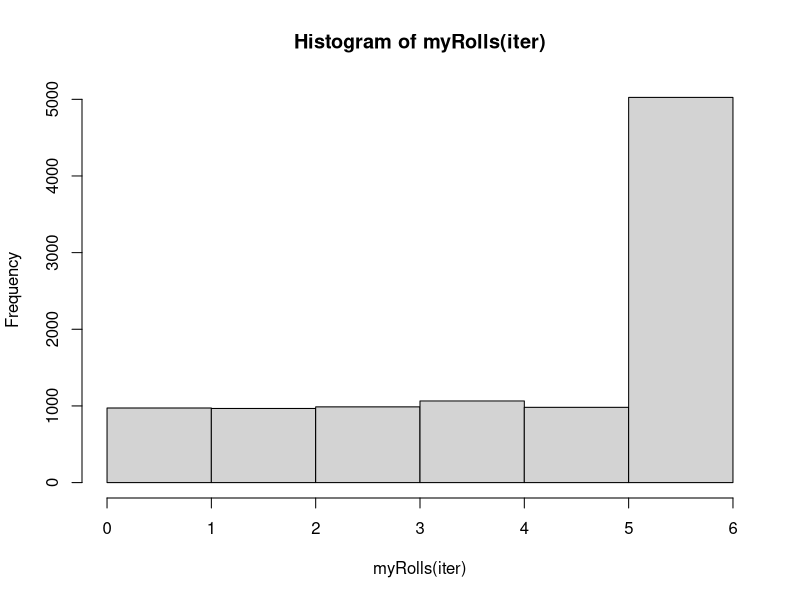
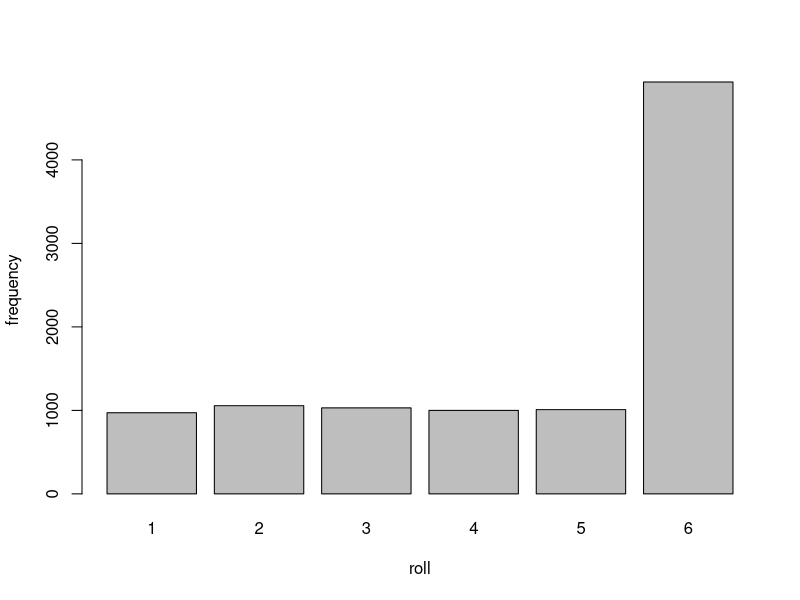
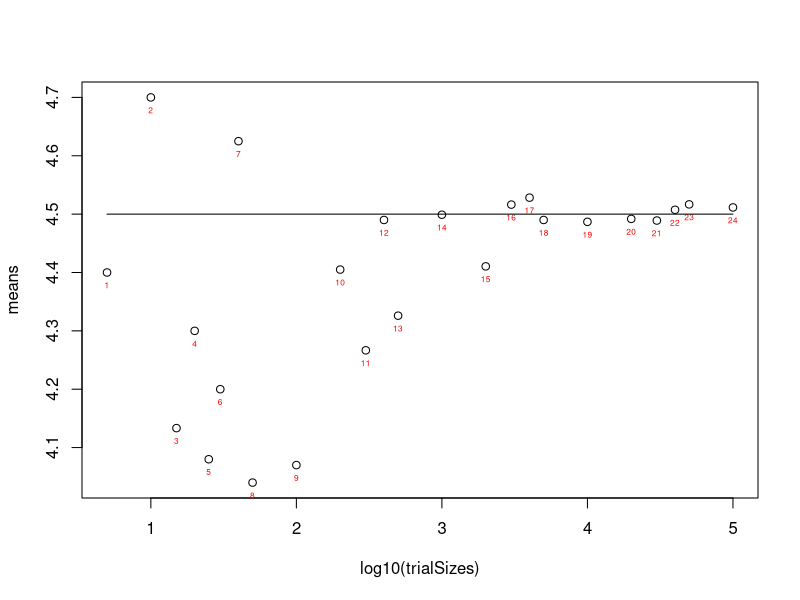

The R source for these figures, in order: (Note: this script raises an error after producing the figures.)
# a "loaded" die that has a 10% chance of getting a 1-5 and a 50% chance of getting a 6.
# Lei Zhao

rm(list=ls())

# 1 What is the mean and variance for the loaded dice?
loaded <- 1:6
myMean <- sum(1/10 * (1:5)) + 1/2 * 6
myVar <- sum((loaded[1:5] - myMean)^2) * 1/10 + 1/2 *(6 - myMean)^2
# ANSWER:
" mean: 4.5, variance: 3.25"

# 2 Make a function in R that "rolls" this dice; return a vector containing the rolls. 
myRolls <- function(times){
  outcomes <- vector(length=times, mode="double")
  for (i in 1: times){
    outcomes[i] <- sample(1:6, 1, prob = c(rep(1/10,5),1/2))
  }
  return(outcomes)
}
iter <- 10000
myRolls(iter)

# 3 Make a histogram of some large number of rolls.  
# Do the rolls of the loaded die approximate a uniform distribution?
hist(myRolls(iter), breaks=0:6)
barplot(table(myRolls(iter)), xlab="roll", ylab="frequency")
# Since the rolls are discrete, it's more appropriate to use barplot()
# ANSWER:
" The rolls of the loaded die does not approximate a uniform distribution. We see more of a 6"

# 4 number of rolls for convergence
trialSizes <- c(5,10,15,20,25,30,40,50,100,200,300,400,500,1000,2000,3000,4000,5000,
                10000,20000,30000,40000,50000,100000)
means <- c()
vars <- c()
for (m in trialSizes){
  rolls <- vector(length=m, mode="double")
  rolls <- myRolls(m)
  means <- c(means,mean(rolls))
  vars <- c(vars, var(rolls))
}
myLabels <- factor(1:length(trialSizes))
plot(log10(trialSizes), means)
text(log10(trialSizes), means, label=myLabels, pos=1, cex=0.5, col="red")
lines(log10(trialSizes),rep(myMean,length(trialSizes)))
windows()
plot(log10(trialSizes), vars)
text(log10(trialSizes), vars, label=myLabels, pos=1, cex=0.5, col="red")
lines(log10(trialSizes),rep(myVar,length(trialSizes)))
# ANSWER:
" After a few attemps, it seems that both means vs. trial size plot and 
 variance vs. trial size plot started getting convergence on the expected values
 from the 15th value of the trialSize vector, which is 2000." 

####################################################################################
